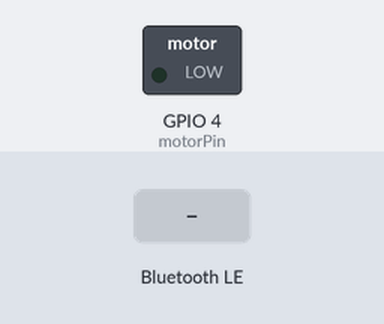
Bench run of a sketch on a simulated ESP32-C3. On the bench: switched loads named in the sketch (green lamp = pin HIGH). Dashed ring = blinking. The inputs (shaded band) are chosen by the test bench. Nothing arrives over Bluetooth unless stated; a phone connects over Bluetooth LE 3 s after start.

Above: at 1.2 s.
1.3 s: Bluetooth LE write "L" received
At 1.7 s:
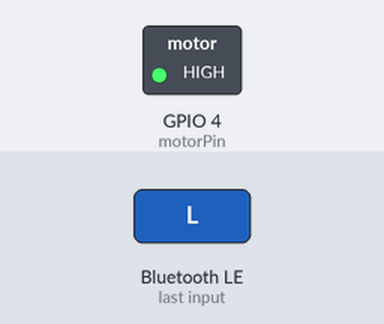
Timing chart, 0 to 4.7 s (numbered marks = the images above; inputs shaded):
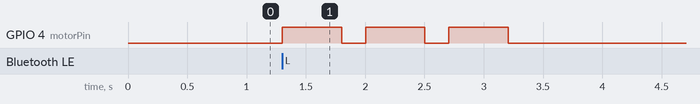

The sketch:

PulseraVira.ino
```cpp
#include <Arduino.h>
#include <NimBLEDevice.h>
#include <atomic>

// Configurar el lado antes de cargar cada placa (L izquierda, R derecha).
#ifndef VIRA_SIDE
#define VIRA_SIDE 'L'
#endif
constexpr char side = VIRA_SIDE;
static_assert(side == 'L' || side == 'R', "El lado debe ser L o R");
constexpr uint8_t motorPin = 4;  // Entrada de control del módulo con MOSFET.
constexpr char serviceId[] = "42aa0001-7331-4d61-b432-9b418a6297d1";
constexpr char commandId[] = "42aa0002-7331-4d61-b432-9b418a6297d1";

std::atomic<char> pending{0};
bool pulsing = false;
uint32_t started = 0;

class Commands : public NimBLECharacteristicCallbacks {
  void onWrite(NimBLECharacteristic* ch, NimBLEConnInfo&) override {
    const auto data = ch->getValue();
    if (data.size() == 1 && (data[0] == side || data[0] == 'P')) pending.store(data[0]);
  }
} commands;

class Connection : public NimBLEServerCallbacks {
  void onDisconnect(NimBLEServer*, NimBLEConnInfo&, int) override {
    pending.store('P');
    NimBLEDevice::startAdvertising();
  }
} connection;

void setup() {
  pinMode(motorPin, OUTPUT);
  digitalWrite(motorPin, LOW);
  const char* name = side == 'L' ? "Vira-L" : "Vira-R";
  NimBLEDevice::init(name);
  auto server = NimBLEDevice::createServer();
  server->setCallbacks(&connection);
  auto service = server->createService(serviceId);
  auto command = service->createCharacteristic(commandId, NIMBLE_PROPERTY::WRITE);
  command->setCallbacks(&commands);
  service->start();
  auto advertising = NimBLEDevice::getAdvertising();
  advertising->enableScanResponse(true);
  advertising->setName(name);
  advertising->addServiceUUID(serviceId);
  advertising->start();
}

void loop() {
  const char command = pending.exchange(0);
  if (command == side) {
    started = millis();
    pulsing = true;
  } else if (command == 'P') {
    pulsing = false;
  }
  const uint32_t elapsed = millis() - started;
  if (elapsed >= 1900) pulsing = false;
  digitalWrite(motorPin, pulsing && elapsed % 700 < 500 ? HIGH : LOW);
  delay(5);
}
```

Measured:
- after the input at 1.3 s, GPIO 4 (motorPin): alternates HIGH for 0.50 s and LOW for 0.20 s, 6 changes in all, then stays LOW, starting at once
